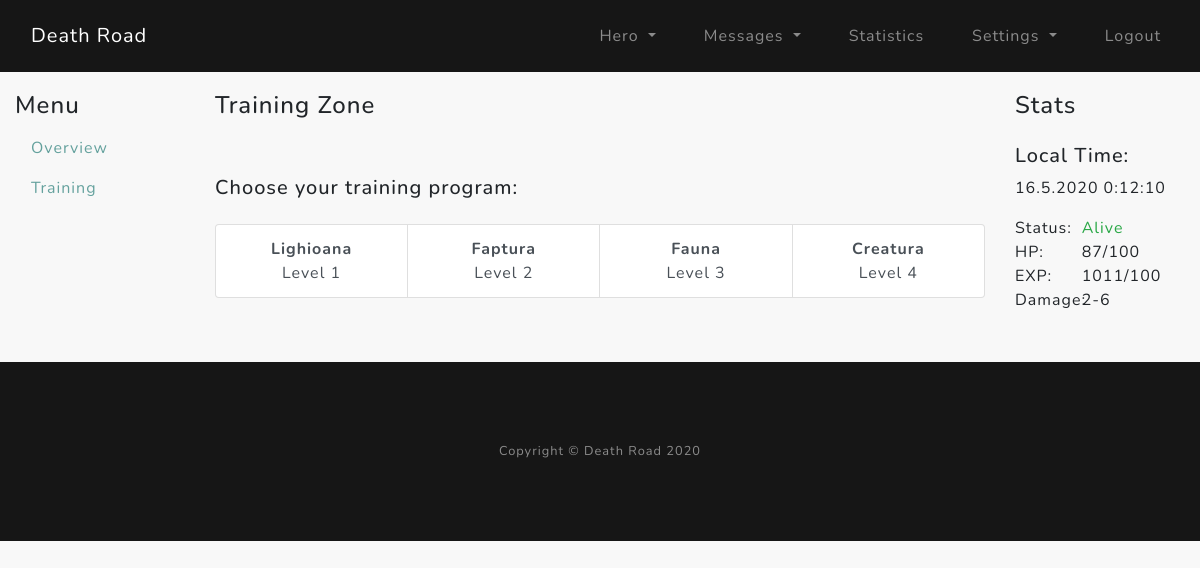
The app's page /hero/training (signed in), older data.
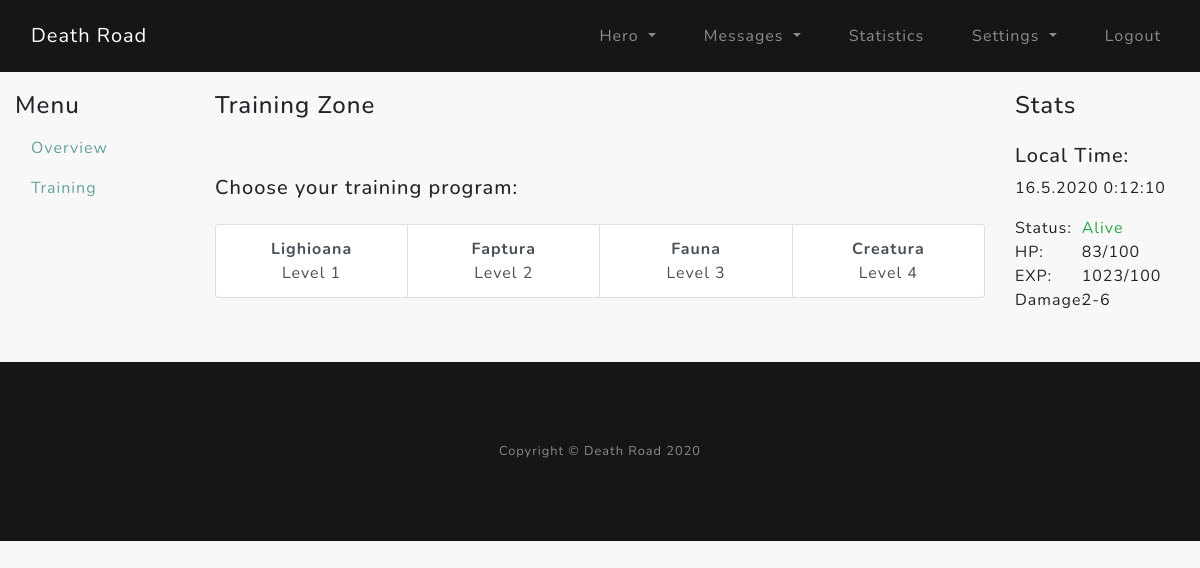
The same page, newer data.
### core/models.py (models this page shows)
class Hero(db.Model):
    __tablename__ = "hero"
    acc_id = Column(Integer, primary_key=True)  # hero id connected to account id
    name = Column(String(16), unique=True)  # name of the hero
    gender = Column(Boolean)  # 0 - male / 1 - female
    date_created = Column(DateTime)  # date created the hero
    level = Column(Integer)  # current level of the hero
    current_exp = Column(Integer)  # current experience of hero
    next_lvl_exp = Column(Integer)  # exp needed for next level
    hp = Column(Integer)  # current hero health HP
    hp_max = Column(Integer)  # current hero health HP
    hp_regen_rate = Column(Integer)  # hp regeneration per second
    hp_check_regen = Column(DateTime)  # used to calculate the regenerated hp over time
    alive = Column(Integer)  # Check if hero is Death (0), Reviving (1), Alive (2)
    death_check = Column(DateTime)  # Time when the hero was revived
    revive_time = Column(Integer)  # seconds needed to revive the hero after the revive button is pressed
    attack_point = Column(Integer)  # attack points needed to calculate damage

### core/hero/routes.py (the view)
@hero.route("/hero/training")
@login_required
def hero_training():
    if acc_has_hero(current_user.id):
        return redirect(url_for("hero.hero_create"))
    get_unread_msgs = unread_msgs(current_user.username)
    hp_regeneration(current_user.id)
    hero = Hero.query.filter_by(acc_id=current_user.id).first()
    animals = AnimalsTraining.query.all()
    if hero.alive == 1:
        revive_hero(current_user.id)
    reviving_time = hero.death_check + timedelta(seconds=hero.revive_time)
    return render_template("hero_training.html", hero=hero, animals=animals, get_unread_msgs=get_unread_msgs,
                           reviving_time=reviving_time)

### core/hero/utils.py (called while the page is built)
def acc_has_hero(current_acc_id):
    hero = Hero.query.filter_by(acc_id=current_acc_id).first()
    return False if hero else True

def deltatime(now, then):
    tdelta = now - then
    return tdelta.days * 24 * 3600 + tdelta.seconds

def hp_regeneration(current_acc_id):
    regen = Hero.query.filter_by(acc_id=current_acc_id).first()
    if regen.alive == 2 and regen.hp < regen.hp_max:
        time_passed = deltatime(datetime.now(), regen.hp_check_regen)
        if time_passed > 4:
            regen.hp += time_passed * regen.hp_regen_rate
            if regen.hp > regen.hp_max:
                regen.hp = regen.hp_max
            regen.hp_check_regen = datetime.now()
            db.session.commit()

### core/models.py (called while the page is built)
@login_manager.user_loader
def load_user(user_id):
    return User.query.get(int(user_id))

### core/utils/unread_msgs.py (called while the page is built)
def unread_msgs(current_acc_uname):
    gum = Messages.query.filter_by(recipient=current_acc_uname, del_in=False, seen=False).count()
    return gum

### core/templates/hero_training.html (shortened to what this page needs)
{% extends "hero_layout.html" %}
{% block hero_main %}
<div class="col-lg-8">
    <h4>Training Zone</h4>
    {% if hero.alive == 0 %}
    <div class="row pt-5 pb-3">
        <div class="col">
            <h5>Your hero is currently dead.</h5>
        </div>
    </div>
    {% elif hero.alive == 1 %}
    <div class="row pt-5 pb-3">
        <div class="col">
            <h5>Your hero is currently reviving. Wait...</h5>
        </div>
    </div>
    {% else %}
    <div class="row pt-5 pb-3">
        <div class="col">
            <h5>Choose your training program:</h5>
        </div>
    </div>
    <div class="row">
        <div class="col">
            <div class="list-group list-group-horizontal pb-5 text-center" id="list-tab" role="tablist">
                {% for animal in animals %}
                <a class="list-group-item list-group-item-action" id="list-home-list" data-toggle="list"
                   href="#animal-{{ animal.name }}" role="tab" aria-controls="home"><strong>{{ animal.name }}</strong><br> Level {{ animal.id }}</a>
                {% endfor %}
            </div>
        </div>
    </div>
    {% endif %}
</div>
{% include "hero_stats.html" %}
{% endblock %}

### core/templates/hero_stats.html (shortened to what this page needs)
<div class="col-lg-2 order-first order-lg-2">
    <h4>Stats</h4>
    <div class="row py-3">
        <div class="col">
            <h5>Local Time:</h5>
            <div id="timeNow"></div>
        </div>
    </div>
    <div class="row">
        <div class="col-4">Status:</div>
        {% if hero.alive == 2 %}
        <div class="col-8 text-success">Alive</div>
        {% elif hero.alive == 1 %}
        <div class="col-8 text-warning">Reviving</div>
        {% else %}
        <div class="col-8 text-danger">Dead</div>
        {% endif %}
    </div>
    <div class="row">
        <div class="col-4">HP:</div>
        <div class="col-8">{{ hero.hp }}/{{ hero.hp_max }}</div>
    </div>
    <div class="row">
        <div class="col-4">EXP:</div>
        <div class="col-8">{{ hero.current_exp }}/{{ hero.next_lvl_exp }}</div>
    </div>
    <div class="row">
        <div class="col-4">Damage:</div>
        <div class="col-8">{{ (hero.attack_point * 0.5)|round|int }}-{{ (hero.attack_point * 1.26)|round|int }}</div>
    </div>
</div>

Row changes from the older to the newer data that the page shows:
changed Hero: hp "87" → "83"; current_exp "1011" → "1023"
